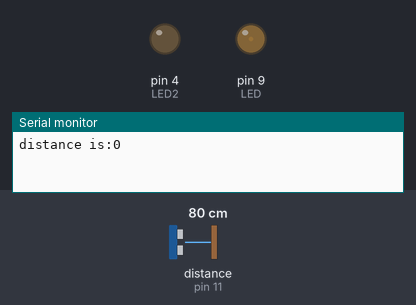
Recording of a sketch running on a simulated Arduino Mega 2560, built with avr-gcc and run on an emulated ATmega2560. Parts: output pins drawn as LEDs (lit = HIGH), the last lines printed to the serial monitor. The inputs (shaded band) are chosen by the test bench; at power-on: distance to the obstacle (sensor on pin 11) 80 cm.

Above: at 1.2 s.
1.3 s: distance to the obstacle (sensor on pin 11) set to 47 cm
At 2.3 s:
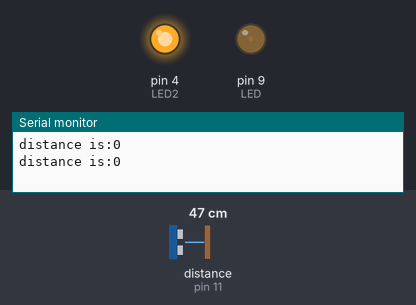
At 4.5 s:
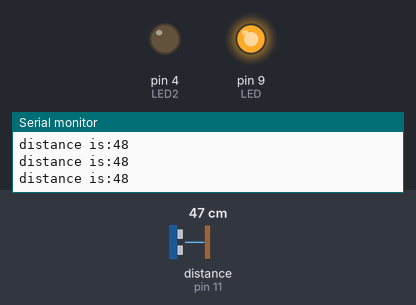
4.9 s: distance to the obstacle (sensor on pin 11) set to 43 cm
7.6 s: distance to the obstacle (sensor on pin 11) set to 37 cm
At 9.8 s:
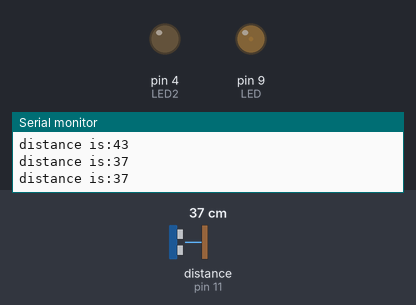
Timing chart, 0 to 11.3 s (numbered marks = the images above; inputs shaded):
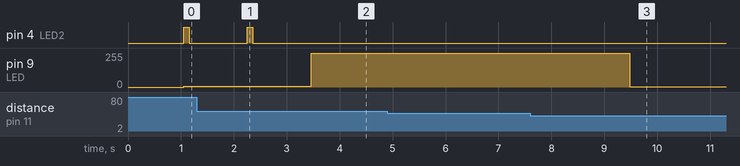

The sketch:

Ultrasonic_sensor.ino
```cpp
#include<NewPing.h>
NewPing sonar(10,11,50); //trigger pin, eccho pin, distance in cm
#define LED 9
#define LED2 4
int bright = 5;
int fade1 = 2;
int fade2 = 1;
int dull;
int dullest;
void setup() {
  // put your setup code here, to run once:
Serial.begin(9600);
delay(50);
pinMode(LED, OUTPUT);
pinMode(LED2, OUTPUT);

}

void loop() {
  // put your main code here, to run repeatedly:
int z =sonar.ping_cm();
Serial.print("distance is:");
Serial.println(z);
delay(1000);
if(z<=10){
  analogWrite(LED, bright);
  digitalWrite(LED2, HIGH);
  delay(100);
  digitalWrite(LED2, LOW);
  delay(100);
  }
 else if(z>=11 && z<=40){
dull = bright - fade1;
analogWrite(LED, dull);
}
 else if(z<=50 && z>40){
dullest = dull-fade2;
analogWrite(LED, dullest);
}
}
```

Measured:
- the behaviour switches between 41 and 40 cm on distance to the obstacle (sensor on pin 11) (found by bisection; images 2 and 3)
- after the input at 1.3 s, pin 4 (LED2): goes on until 2.4 s, then stays LOW; pin 9 (LED): 5/255 → 255/255 after 2.2 s
- after the input at 7.6 s, pin 9 (LED): 255/255 → 3/255 after 1.9 s
